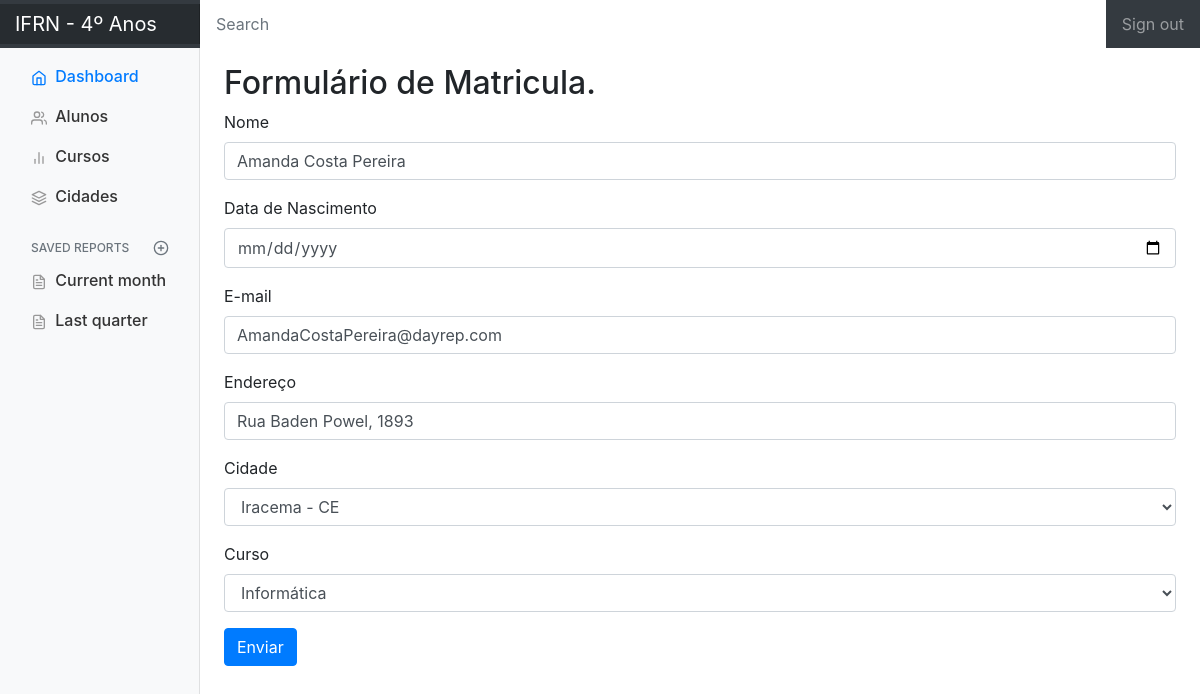
/aluno/editar/12/ (signed in), run on the app's committed database.
### aluno/models.py (models this page shows, shortened)
class Aluno(models.Model):
    nome_aluno = models.CharField(max_length = 150)
    endereco = models.CharField(max_length = 250)
    email = models.EmailField()
    cidade = models.ForeignKey(Cidade, on_delete = models.CASCADE)
    curso = models.ForeignKey(Curso, on_delete = models.CASCADE)
    data_nascimento = models.DateField(blank = True, null = True)

### aluno/views.py (the view)
# urls.py: path('aluno/editar/<int:id>/', aluno_editar, name='aluno_editar'),
@login_required(login_url='/accounts/login')
def aluno_editar(request, id):
    aluno = get_object_or_404(Aluno, id=id)
    if request.method == 'POST':
        form = AlunoForm(request.POST, instance=aluno)
        if form.is_valid():
            form.save()
            return redirect('aluno_listar')
    else:
        form = AlunoForm(instance=aluno)
    return render(request, 'aluno/form.html', {'form':form})

### aluno/forms.py
class AlunoForm(ModelForm):
    class Meta:
        model = Aluno
        fields = '__all__'
        widgets = {
            'nome_aluno' : forms.TextInput(attrs={'class': 'form-control' }),
            'endereco' : forms.TextInput(attrs={'class': 'form-control' }),
            'email' : forms.EmailInput(attrs={'class': 'form-control' }),
            'cidade': forms.Select(attrs={'class': 'form-control' }),
            'curso': forms.Select(attrs={'class': 'form-control' }),
            'data_nascimento': forms.DateInput(attrs={'class': 'form-control', 'type': 'date' }),
        }

### aluno/models.py (called while the page is built)
    def __str__(self):
        return self.nome + " - " + self.sigla_estado

    def __str__(self):
        return self.nome

### aluno/templates/aluno/form.html (shortened to what this page needs)
{% extends 'base.html' %}
{% block center %}
    <h2> Formulário de Matricula.</h2>
    <form method="post">
        <div class="mb-3">
            <label for="nome" class="form-label">Nome</label>
            {{ form.nome_aluno }}
        </div>
         <div class="mb-3">
            <label for="data_nascimento" class="form-label">Data de Nascimento</label>
            {{ form.data_nascimento }}
        </div>
        <div class="mb-3">
            <label for="nome" class="form-label">E-mail</label>
            {{ form.email }}
        </div>
        <div class="mb-3">
            <label for="nome" class="form-label">Endereço</label>
            {{ form.endereco }}
        </div>
        <div class="mb-3">
            <label for="nome" class="form-label">Cidade</label>
            {{ form.cidade }}
        </div>
        <div class="mb-3">
            <label for="nome" class="form-label">Curso</label>
            {{ form.curso }}
        </div>
        <button type="submit" class="btn btn-primary">Enviar</button>
    </form>
{% endblock %}

### static/css/dashboard.css (style rules this page uses)
body { font-size: .875rem; }

### data on the page
Aluno: nome_aluno "Amanda Costa Pereira", email "AmandaCostaPereira@dayrep.com", endereco "Rua Baden Powel, 1893", cidade "Iracema - CE", curso "Informática"
